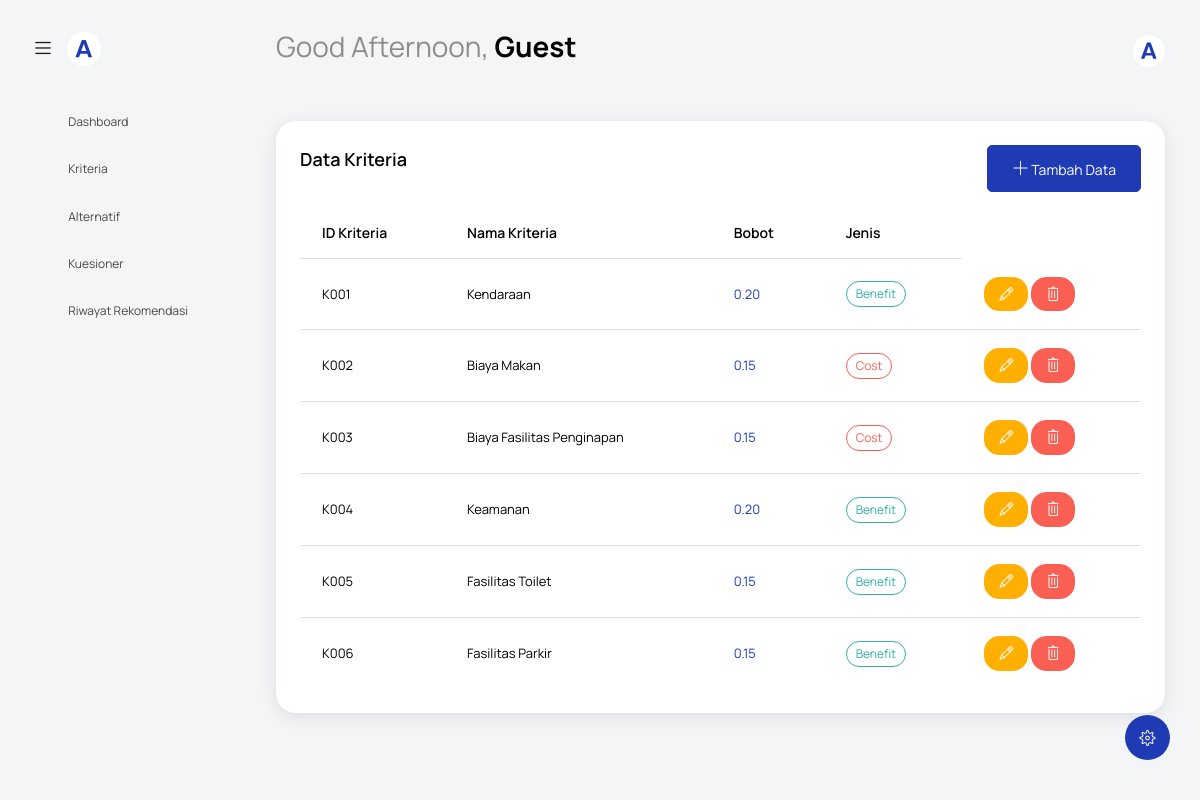
Page /kriteria.php on the committed database.
### tables this page shows
CREATE TABLE `kriteria` (
  `id_kriteria` varchar(10) NOT NULL,
  `nama` varchar(100) NOT NULL,
  `bobot` decimal(5,2) NOT NULL,
  `jenis` enum('benefit','cost') NOT NULL
);

### kriteria.php (the view, shortened to what this page needs)
<?php include('template/header.php'); ?>
<body class="with-welcome-text">
    <div class="container-scroller">
        <?php include 'template/navbar.php'; ?>
        <div class="container-fluid page-body-wrapper">
            <?php include 'template/setting_panel.php'; ?>
            <?php include 'template/sidebar.php'; ?>
            <div class="main-panel">
                <div class="content-wrapper">
                    <div class="row">
                        <div class="col-sm-12">
                            <div class="card">
                                <div class="card-body">
                                    <div class="d-flex justify-content-between align-items-center mb-3">
                                        <h4 class="card-title">Data Kriteria</h4>
                                        <button class="btn btn-primary" data-bs-toggle="modal" data-bs-target="#modalTambahKriteria">
                                            <i class="ti-plus"></i> Tambah Data
                                        </button>
                                    </div>
                                    <div class="table-responsive">
                                        <table class="table table-hover">
                                            <thead>
                                                <tr>
                                                    <th>ID Kriteria</th>
                                                    <th>Nama Kriteria</th>
                                                    <th>Bobot</th>
                                                    <th>Jenis</th>
                                                </tr>
                                            </thead>
                                            <tbody>
                                                <?php
                                                include 'koneksi.php';
                                                $query = "SELECT * FROM kriteria";
                                                $result = mysqli_query($koneksi, $query);
                                                if (mysqli_num_rows($result) > 0) {
                                                    while ($row = mysqli_fetch_assoc($result)) {
                                                        $jenis_badge = ($row['jenis'] == 'benefit') ? 'badge-success' : 'badge-danger';
                                                        echo "<tr>
                                    <td>{$row['id_kriteria']}</td>
                                    <td>{$row['nama']}</td>
                                    <td class='text-primary'>{$row['bobot']}</td>
                                    <td><label class='badge {$jenis_badge}'>" . ucfirst($row['jenis']) . "</label></td>
                                    <td>
                                      <button class='btn btn-warning btn-sm' data-bs-toggle='modal' data-bs-target='#modalEditKriteria{$row['id_kriteria']}'>
                                        <i class='ti-pencil'></i>
                                      </button>
                                      <a href='crud/hapus-kriteria.php?id={$row['id_kriteria']}' class='btn btn-danger btn-sm' onclick='return confirm(\"Yakin ingin menghapus?\")'>
                                        <i class='ti-trash'></i>
                                      </a>
                                    </td>
                                  </tr>";
                                                    }
                                                } else {
                                                    echo "<tr><td colspan='5' class='text-center'>Tidak ada data tersedia</td></tr>";
                                                }
                                                ?>
                                            </tbody>
                                        </table>
                                    </div>
                                </div>
                            </div>
                        </div>
                    </div>
                </div>
            </div>
        </div>
    </div>
</body>
</html>

### rows in the picture
kriteria: id_kriteria "K001", nama "Kendaraan", bobot "0.20", jenis "Benefit"
kriteria: id_kriteria "K002", nama "Biaya Makan", bobot "0.15", jenis "Cost"
kriteria: id_kriteria "K003", nama "Biaya Fasilitas Penginapan", bobot "0.15", jenis "Cost"
kriteria: id_kriteria "K004", nama "Keamanan", bobot "0.20", jenis "Benefit"
kriteria: id_kriteria "K005", nama "Fasilitas Toilet", bobot "0.15", jenis "Benefit"
kriteria: id_kriteria "K006", nama "Fasilitas Parkir", bobot "0.15", jenis "Benefit"

### other values in the picture
getGreeting() "Good Afternoon"
$username "Guest"
$item['title'] "Dashboard"
$item['title'] "Kriteria"
$item['title'] "Alternatif"
$item['title'] "Kuesioner"
$item['title'] "Riwayat Rekomendasi"
